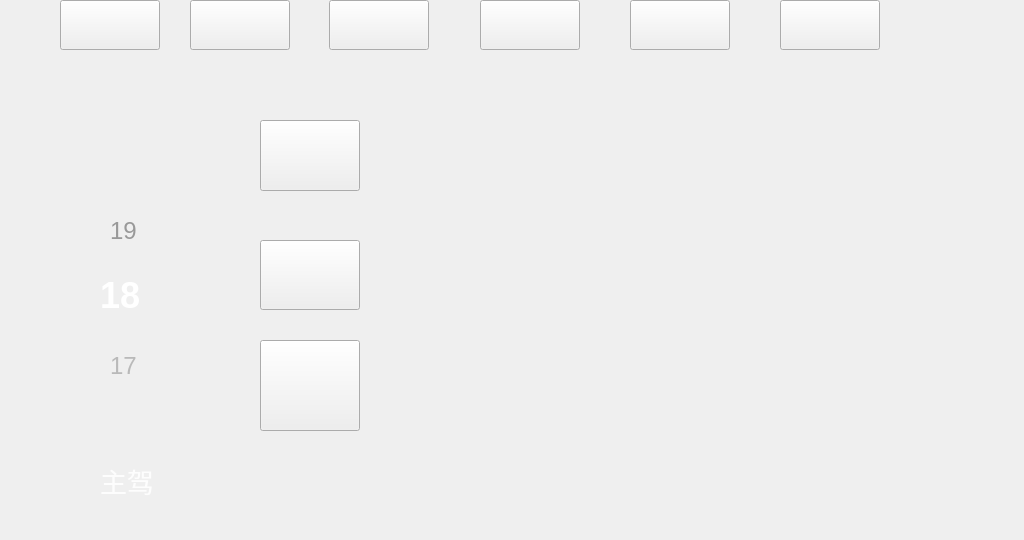
<?xml version="1.0" encoding="UTF-8"?>
<ui version="4.0">
 <class>AirScreen</class>
 <widget class="QWidget" name="AirScreen">
  <property name="geometry">
   <rect>
    <x>0</x>
    <y>0</y>
    <width>1024</width>
    <height>540</height>
   </rect>
  </property>
  <property name="windowTitle">
   <string>Form</string>
  </property>
  <property name="styleSheet">
   <string notr="true">border-image: url(:/background/background/bg/set4.png);</string>
  </property>
  <widget class="QPushButton" name="pushButton">
   <property name="geometry">
    <rect>
     <x>90</x>
     <y>150</y>
     <width>71</width>
     <height>51</height>
    </rect>
   </property>
   <property name="text">
    <string/>
   </property>
   <property name="icon">
    <iconset resource="image.qrc">
     <normaloff>:/background/background/air/red_icon.png</normaloff>:/background/background/air/red_icon.png</iconset>
   </property>
   <property name="iconSize">
    <size>
     <width>60</width>
     <height>60</height>
    </size>
   </property>
   <property name="flat">
    <bool>true</bool>
   </property>
  </widget>
  <widget class="QPushButton" name="pushButton_2">
   <property name="geometry">
    <rect>
     <x>90</x>
     <y>400</y>
     <width>71</width>
     <height>51</height>
    </rect>
   </property>
   <property name="text">
    <string/>
   </property>
   <property name="icon">
    <iconset resource="image.qrc">
     <normaloff>:/background/background/air/blue_icon.png</normaloff>:/background/background/air/blue_icon.png</iconset>
   </property>
   <property name="iconSize">
    <size>
     <width>60</width>
     <height>60</height>
    </size>
   </property>
   <property name="flat">
    <bool>true</bool>
   </property>
  </widget>
  <widget class="QLabel" name="label">
   <property name="geometry">
    <rect>
     <x>110</x>
     <y>210</y>
     <width>51</width>
     <height>41</height>
    </rect>
   </property>
   <property name="palette">
    <palette>
     <active>
      <colorrole role="WindowText">
       <brush brushstyle="SolidPattern">
        <color alpha="255">
         <red>153</red>
         <green>153</green>
         <blue>153</blue>
        </color>
       </brush>
      </colorrole>
     </active>
     <inactive>
      <colorrole role="WindowText">
       <brush brushstyle="SolidPattern">
        <color alpha="255">
         <red>153</red>
         <green>153</green>
         <blue>153</blue>
        </color>
       </brush>
      </colorrole>
     </inactive>
     <disabled>
      <colorrole role="WindowText">
       <brush brushstyle="SolidPattern">
        <color alpha="255">
         <red>120</red>
         <green>120</green>
         <blue>120</blue>
        </color>
       </brush>
      </colorrole>
     </disabled>
    </palette>
   </property>
   <property name="styleSheet">
    <string notr="true"> font-size: 24px;</string>
   </property>
   <property name="text">
    <string>19</string>
   </property>
  </widget>
  <widget class="QLabel" name="label_2">
   <property name="geometry">
    <rect>
     <x>100</x>
     <y>260</y>
     <width>81</width>
     <height>71</height>
    </rect>
   </property>
   <property name="styleSheet">
    <string notr="true">  color: white;
    font-size: 36px;
    font-weight: bold;</string>
   </property>
   <property name="text">
    <string>18</string>
   </property>
  </widget>
  <widget class="QLabel" name="label_3">
   <property name="geometry">
    <rect>
     <x>110</x>
     <y>340</y>
     <width>61</width>
     <height>51</height>
    </rect>
   </property>
   <property name="palette">
    <palette>
     <active>
      <colorrole role="WindowText">
       <brush brushstyle="SolidPattern">
        <color alpha="255">
         <red>185</red>
         <green>185</green>
         <blue>185</blue>
        </color>
       </brush>
      </colorrole>
     </active>
     <inactive>
      <colorrole role="WindowText">
       <brush brushstyle="SolidPattern">
        <color alpha="255">
         <red>185</red>
         <green>185</green>
         <blue>185</blue>
        </color>
       </brush>
      </colorrole>
     </inactive>
     <disabled>
      <colorrole role="WindowText">
       <brush brushstyle="SolidPattern">
        <color alpha="255">
         <red>120</red>
         <green>120</green>
         <blue>120</blue>
        </color>
       </brush>
      </colorrole>
     </disabled>
    </palette>
   </property>
   <property name="styleSheet">
    <string notr="true"> font-size: 24px;</string>
   </property>
   <property name="text">
    <string>17</string>
   </property>
  </widget>
  <widget class="QLabel" name="label_4">
   <property name="geometry">
    <rect>
     <x>100</x>
     <y>460</y>
     <width>81</width>
     <height>41</height>
    </rect>
   </property>
   <property name="palette">
    <palette>
     <active>
      <colorrole role="WindowText">
       <brush brushstyle="SolidPattern">
        <color alpha="255">
         <red>253</red>
         <green>253</green>
         <blue>253</blue>
        </color>
       </brush>
      </colorrole>
     </active>
     <inactive>
      <colorrole role="WindowText">
       <brush brushstyle="SolidPattern">
        <color alpha="255">
         <red>253</red>
         <green>253</green>
         <blue>253</blue>
        </color>
       </brush>
      </colorrole>
     </inactive>
     <disabled>
      <colorrole role="WindowText">
       <brush brushstyle="SolidPattern">
        <color alpha="255">
         <red>120</red>
         <green>120</green>
         <blue>120</blue>
        </color>
       </brush>
      </colorrole>
     </disabled>
    </palette>
   </property>
   <property name="font">
    <font>
     <family>Agency FB</family>
     <pointsize>20</pointsize>
    </font>
   </property>
   <property name="text">
    <string>主驾</string>
   </property>
  </widget>
  <widget class="QPushButton" name="pushButton_auto">
   <property name="geometry">
    <rect>
     <x>60</x>
     <y>0</y>
     <width>100</width>
     <height>50</height>
    </rect>
   </property>
   <property name="text">
    <string/>
   </property>
   <property name="icon">
    <iconset resource="image.qrc">
     <normaloff>:/background/background/air/auto_icon_select.png</normaloff>:/background/background/air/auto_icon_select.png</iconset>
   </property>
   <property name="iconSize">
    <size>
     <width>100</width>
     <height>100</height>
    </size>
   </property>
  </widget>
  <widget class="QPushButton" name="pushButton_aironoff">
   <property name="geometry">
    <rect>
     <x>190</x>
     <y>0</y>
     <width>100</width>
     <height>50</height>
    </rect>
   </property>
   <property name="text">
    <string/>
   </property>
   <property name="icon">
    <iconset resource="image.qrc">
     <normaloff>:/background/background/air/wind_btn_lock.png</normaloff>:/background/background/air/wind_btn_lock.png</iconset>
   </property>
   <property name="iconSize">
    <size>
     <width>100</width>
     <height>100</height>
    </size>
   </property>
  </widget>
  <widget class="QPushButton" name="pushButton_snow">
   <property name="geometry">
    <rect>
     <x>329</x>
     <y>0</y>
     <width>100</width>
     <height>50</height>
    </rect>
   </property>
   <property name="text">
    <string/>
   </property>
   <property name="icon">
    <iconset resource="image.qrc">
     <normaloff>:/background/background/air/snow_icon.png</normaloff>:/background/background/air/snow_icon.png</iconset>
   </property>
   <property name="iconSize">
    <size>
     <width>100</width>
     <height>100</height>
    </size>
   </property>
  </widget>
  <widget class="QPushButton" name="pushButton_car">
   <property name="geometry">
    <rect>
     <x>480</x>
     <y>0</y>
     <width>100</width>
     <height>50</height>
    </rect>
   </property>
   <property name="text">
    <string/>
   </property>
   <property name="icon">
    <iconset resource="image.qrc">
     <normaloff>:/background/background/air/loop_lock.png</normaloff>:/background/background/air/loop_lock.png</iconset>
   </property>
   <property name="iconSize">
    <size>
     <width>100</width>
     <height>100</height>
    </size>
   </property>
  </widget>
  <widget class="QPushButton" name="pushButton_tf">
   <property name="geometry">
    <rect>
     <x>630</x>
     <y>0</y>
     <width>100</width>
     <height>50</height>
    </rect>
   </property>
   <property name="text">
    <string/>
   </property>
   <property name="icon">
    <iconset resource="image.qrc">
     <normaloff>:/background/background/air/windding.png</normaloff>:/background/background/air/windding.png</iconset>
   </property>
   <property name="iconSize">
    <size>
     <width>100</width>
     <height>100</height>
    </size>
   </property>
  </widget>
  <widget class="QPushButton" name="pushButton_front">
   <property name="geometry">
    <rect>
     <x>780</x>
     <y>0</y>
     <width>100</width>
     <height>50</height>
    </rect>
   </property>
   <property name="text">
    <string/>
   </property>
   <property name="icon">
    <iconset resource="image.qrc">
     <normaloff>:/background/background/air/wram.png</normaloff>:/background/background/air/wram.png</iconset>
   </property>
   <property name="iconSize">
    <size>
     <width>100</width>
     <height>100</height>
    </size>
   </property>
  </widget>
  <widget class="QPushButton" name="pushButton_windon">
   <property name="geometry">
    <rect>
     <x>260</x>
     <y>120</y>
     <width>100</width>
     <height>71</height>
    </rect>
   </property>
   <property name="text">
    <string/>
   </property>
   <property name="icon">
    <iconset resource="image.qrc">
     <normaloff>:/background/background/air/ice_shuang.png</normaloff>:/background/background/air/ice_shuang.png</iconset>
   </property>
   <property name="iconSize">
    <size>
     <width>100</width>
     <height>100</height>
    </size>
   </property>
  </widget>
  <widget class="QPushButton" name="pushButton_windmid">
   <property name="geometry">
    <rect>
     <x>260</x>
     <y>240</y>
     <width>100</width>
     <height>70</height>
    </rect>
   </property>
   <property name="text">
    <string/>
   </property>
   <property name="icon">
    <iconset resource="image.qrc">
     <normaloff>:/background/background/air/right_icon.png</normaloff>:/background/background/air/right_icon.png</iconset>
   </property>
   <property name="iconSize">
    <size>
     <width>100</width>
     <height>100</height>
    </size>
   </property>
  </widget>
  <widget class="QPushButton" name="pushButton_winddown">
   <property name="geometry">
    <rect>
     <x>260</x>
     <y>340</y>
     <width>100</width>
     <height>91</height>
    </rect>
   </property>
   <property name="text">
    <string/>
   </property>
   <property name="icon">
    <iconset resource="image.qrc">
     <normaloff>:/background/background/air/down_icon.png</normaloff>:/background/background/air/down_icon.png</iconset>
   </property>
   <property name="iconSize">
    <size>
     <width>100</width>
     <height>100</height>
    </size>
   </property>
  </widget>
  <widget class="QLabel" name="label_5">
   <property name="geometry">
    <rect>
     <x>620</x>
     <y>80</y>
     <width>271</width>
     <height>321</height>
    </rect>
   </property>
   <property name="styleSheet">
    <string notr="true">border-image: url(:/background/background/air/person.png);</string>
   </property>
   <property name="text">
    <string/>
   </property>
  </widget>
  <widget class="QLabel" name="label_windon">
   <property name="geometry">
    <rect>
     <x>470</x>
     <y>90</y>
     <width>391</width>
     <height>131</height>
    </rect>
   </property>
   <property name="styleSheet">
    <string notr="true"/>
   </property>
   <property name="text">
    <string/>
   </property>
  </widget>
  <widget class="QLabel" name="label_mid">
   <property name="geometry">
    <rect>
     <x>460</x>
     <y>150</y>
     <width>421</width>
     <height>141</height>
    </rect>
   </property>
   <property name="styleSheet">
    <string notr="true"/>
   </property>
   <property name="text">
    <string/>
   </property>
  </widget>
  <widget class="QLabel" name="label_windown">
   <property name="enabled">
    <bool>true</bool>
   </property>
   <property name="geometry">
    <rect>
     <x>450</x>
     <y>250</y>
     <width>441</width>
     <height>141</height>
    </rect>
   </property>
   <property name="styleSheet">
    <string notr="true">;</string>
   </property>
   <property name="text">
    <string/>
   </property>
  </widget>
  <widget class="WindSpeedControl" name="widget" native="true">
   <property name="geometry">
    <rect>
     <x>450</x>
     <y>400</y>
     <width>491</width>
     <height>131</height>
    </rect>
   </property>
  </widget>
  <zorder>label_windon</zorder>
  <zorder>pushButton</zorder>
  <zorder>pushButton_2</zorder>
  <zorder>label</zorder>
  <zorder>label_2</zorder>
  <zorder>label_3</zorder>
  <zorder>label_4</zorder>
  <zorder>pushButton_auto</zorder>
  <zorder>pushButton_aironoff</zorder>
  <zorder>pushButton_snow</zorder>
  <zorder>pushButton_car</zorder>
  <zorder>pushButton_tf</zorder>
  <zorder>pushButton_front</zorder>
  <zorder>pushButton_windon</zorder>
  <zorder>pushButton_windmid</zorder>
  <zorder>pushButton_winddown</zorder>
  <zorder>label_mid</zorder>
  <zorder>label_windown</zorder>
  <zorder>widget</zorder>
  <zorder>label_5</zorder>
 </widget>
 <customwidgets>
  <customwidget>
   <class>WindSpeedControl</class>
   <extends>QWidget</extends>
   <header location="global">windspeedcontrol.h</header>
   <container>1</container>
  </customwidget>
 </customwidgets>
 <resources>
  <include location="image.qrc"/>
 </resources>
 <connections/>
</ui>
